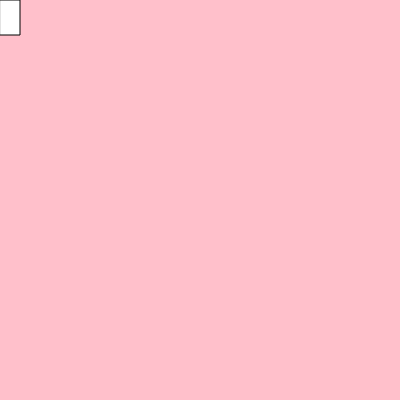
Frame 1 (no input)
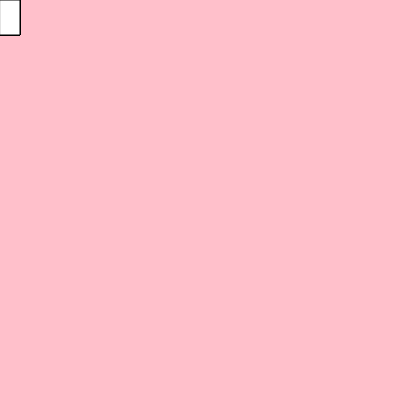
Frame 60 (no input)
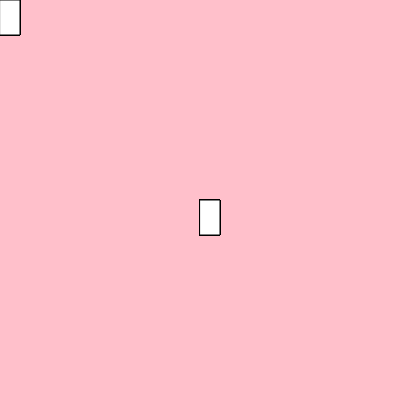
Frame 120 (the mouse pressed at the canvas centre since frame 60)

The p5.js sketch that drew these frames (run headless with seeded random() and noise() and a simulated clock; from frame 60 on, the mouse is pressed at the canvas centre):

// p5.js sketch
// ── sketch.js
function setup() {
    createCanvas(400, 400);
    background("pink");
  }
    function draw() {
    
    stroke("black");
    fill("white");
    //console.log(mouseIsPressed)
    if(mouseIsPressed){rect(mouseX,mouseY,20,35)};
    rect(mouseX,mouseY,20,35);
    
  }
